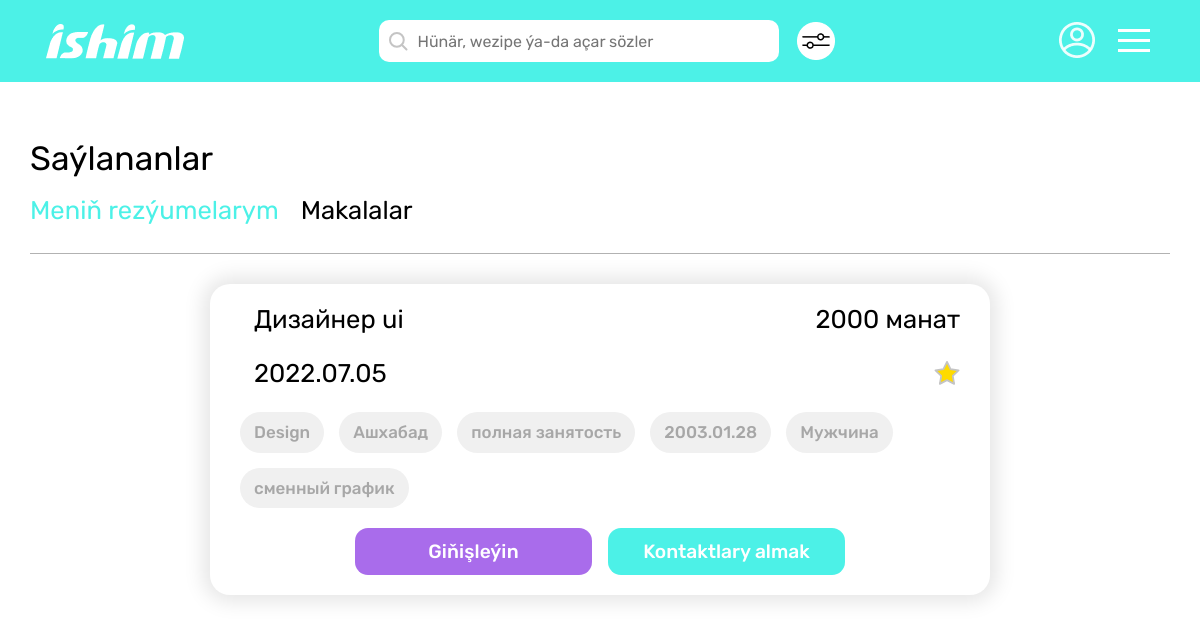
The app's page /tm/employee/chosen (signed in), older data.
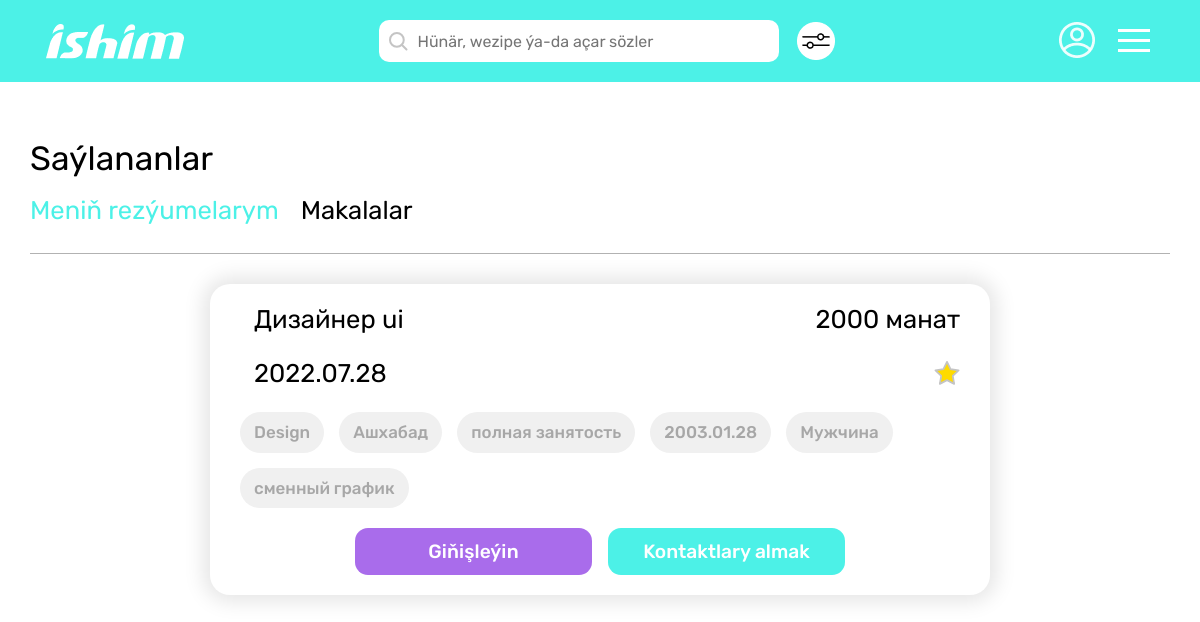
The same page, newer data.
### employee/models.py (models this page shows, shortened)
class CV(models.Model):
    employee = models.ForeignKey(Employee, on_delete=models.CASCADE)
    first_name = models.CharField(max_length=65)
    last_name = models.CharField(max_length=65)
    birth_date = models.DateField()
    mobile_num = models.CharField(max_length=25)
    email = models.EmailField()
    registration = models.CharField(max_length=100)
    sex = models.CharField(max_length=65)
    position = models.CharField(max_length=65)
    sphere = models.CharField(max_length=100)
    min_salary = models.IntegerField()
    busyness = models.CharField(max_length=65, default='')
    work_graph = models.CharField(max_length=65)
    about = models.TextField()
    views = models.IntegerField(default=0)
    suitable_vacancies = models.ManyToManyField(Vacancy, blank=True)
    creation_date = models.DateTimeField(auto_now_add=True)

### employee/tm_views.py (the view)
# urls.py: path('chosen', tm_views.chosen_cvs, name='hirer-chosen-tm'),
@hirer_required
@login_required
def chosen_cvs(request):
    cv_list = [chosen.cv for chosen in request.user.chosencv_set.all()]
    articles = favourite_articles(request)
    context = {
        'cv_list': cv_list,
        'articles': articles,
    }
    return render(request, 'tm_employee/chosen.html', context)

### articles/views.py (called while the page is built)
def favourite_articles(request):
    articles = [chosen.article for chosen in request.user.chosenarticle_set.all()]
    return articles

### employee/templates/tm_employee/chosen.html (shortened to what this page needs)
{% extends "main/base.html" %}
{% load static %}
{% block content %}
<div class="container__main pad-0 w-1920">
   {% include 'tm_main/header_hirer.html' %}
   <div class="container__content">
      <div class="h__fav">
         <div class="h__fav__top">
            <h1 class="h__fav__top__title">Saýlananlar</h1>
            <span class="h__fav__top__cat gren__color" id="vac_fav">Meniň rezýumelarym</span>
            <span class="h__fav__top__cat" id="articles_fav">Makalalar</span>
         </div>
         <div class="h__fav__top__row"></div>
         <div class="vac__card__wrapper" id="fav__btn__wrapper">
            {% for cv in cv_list %}
            <div class="vacancy__card" id="fav__btn__wrapper">
               <div class="vac__card__inner">
                  <div class="vac__heading">
                     <h2 class="vac__heading__item">{{ cv.position }}</h2>
                     <h2 class="vac__heading__item">{{ cv.min_salary }} манат</h2>
                  </div>
                  <div class="vac__heading">
                     <h2 class="vac__heading__item">{{ cv.creation_date|date:"Y.m.d" }}</h2>
                     <svg width="26px" height="24px">
                        <use xlink:href="#favorites__str" width="26px" height="24px"
                           class="vac__ico{% for chosen in user.chosencv_set.all %}{% if chosen.cv == cv %}__selected{% endif %}{% endfor %}"
                           data-link="{% url 'chosen-cv-tm' cv.id %}"></use>
                     </svg>
                  </div>
                  <div class="vac__categories">
                     <span class="vac__cat__item two-col">{{ cv.sphere }}</span>
                     <span class="vac__cat__item">{{ cv.registration }}</span>
                     <span class="vac__cat__item">{{ cv.busyness }}</span>
                     <span class="vac__cat__item">{{ cv.birth_date|date:"Y.m.d" }}</span>
                     <span class="vac__cat__item">{{ cv.sex }}</span>
                     <span class="vac__cat__item two-col">{{ cv.work_graph }}</span>
                  </div>
                  <div class="vac__btns">
                     <a href="{% url 'cv-info-tm' cv.id %}" class="vac__btns__item purp__btn"
                        target="_blank">Giňişleýin</a>
                     <a href="" class="vac__btns__item green__btn" target="_blank">Kontaktlary almak </a>
                  </div>
               </div>
            </div>
            {% endfor %}
         </div>
      </div>
   </div>
</div>
{% endblock %}

Row changes from the older to the newer data that the page shows:
changed CV "Дизайнер ui": creation_date "2022.07.05" → "2022.07.28"
